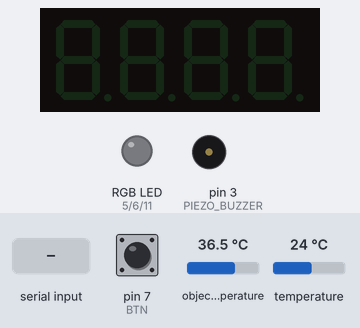
This sketch was run on a simulated Arduino Uno, built with avr-gcc and run on an emulated ATmega328P. On the bench: 4-digit seven-segment display, an RGB LED mixed from three pins (HIGH = lit), buzzer (waves = sounding). The test bench sets the inputs (shaded band); at power-on: pin 7 (BTN) HIGH, object temperature 36.5 °C, temperature 24 °C. What the sketch prints to the serial monitor is not drawn.

Above: at 1.2 s.
1.3 s: pin 7 (BTN) pulled LOW for 3.2 s
Timing chart, 0 to 1.6 s (numbered marks = the images above; inputs shaded):
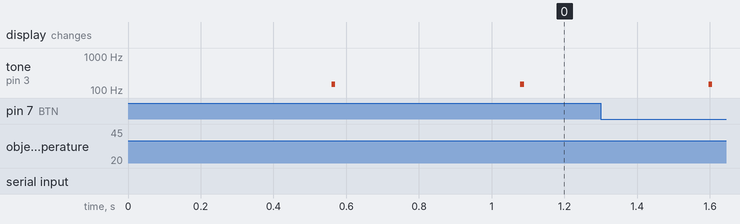

Measured:
- by itself, tone on pin 3 (PIEZO_BUZZER): alternates 150 Hz for 0.01 s and silent for 0.51 s

The sketch:

MLX90614_TEMP_SENSOR.ino
```cpp
#include <TM1637TinyDisplay.h>
#include <Adafruit_MLX90614.h>

#define PIEZO_BUZZER 3
#define BTN 7
#define CLK 9
#define DIO 10
#define LED_RED 5
#define LED_GREEN 6
#define LED_BLUE 11

TM1637TinyDisplay display(CLK, DIO);
Adafruit_MLX90614 mlx = Adafruit_MLX90614();

float calibrationValue = 5.5;

void setup() {
  Serial.begin(9600);
  mlx.begin();
  display.setBrightness(BRIGHT_5);

  pinMode(BTN, INPUT_PULLUP);
  pinMode(LED_RED, OUTPUT);
  pinMode(LED_GREEN, OUTPUT);
  pinMode(LED_BLUE, OUTPUT);
}

void loop() {
  if(Serial.available()){
    String strRead = Serial.readStringUntil('\n');
    if(strRead.indexOf("RGB=") != -1){
      int commaIndex1 = strRead.indexOf(",");
      int commaIndex2 = strRead.indexOf(",", commaIndex1 + 1);

      int redValue = strRead.substring(4, commaIndex1).toInt();
      int greenValue = strRead.substring(commaIndex1 + 1, commaIndex2).toInt();
      int blueValue = strRead.substring(commaIndex2 + 1, strRead.length()).toInt();
      redLedSet(redValue, greenValue, blueValue);
      Serial.println("OKRGB");
    }
  }

  float objectTempC = objectTemp();
  if (objectTemp != 0) {
    if (objectTempC >= 34) {
      Serial.println(objectTempC);
      if (objectTempC >= 37) {
        while (true) {
          display.showNumber(objectTempC);
          for (int freq = 150; freq <= 1800; freq += 2) {
            tone(PIEZO_BUZZER, freq, 10);
          }
          for (int freq = 1800; freq >= 150; freq -= 2) {
            tone(PIEZO_BUZZER, freq, 10);
          }
          if(digitalRead(BTN)==HIGH) break;
        }
        // delay(3000);
      }
    }
    display.showString("");
  }
}

float objectTemp() {
  static unsigned long currTime = 0;
  static unsigned long prevTime = 0;

  currTime = millis();
  if (currTime - prevTime >= 500) {
    prevTime = currTime;
    float ambientTemp = mlx.readAmbientTempC();
    float objectTemp = mlx.readObjectTempC();
    objectTemp = objectTemp + calibrationValue;
    return objectTemp;
  }
  return 0;
}

void redLedSet(int red, int green, int blue)
{
  analogWrite(LED_RED, red);
  analogWrite(LED_GREEN, green);
  analogWrite(LED_BLUE, blue);
}
```
